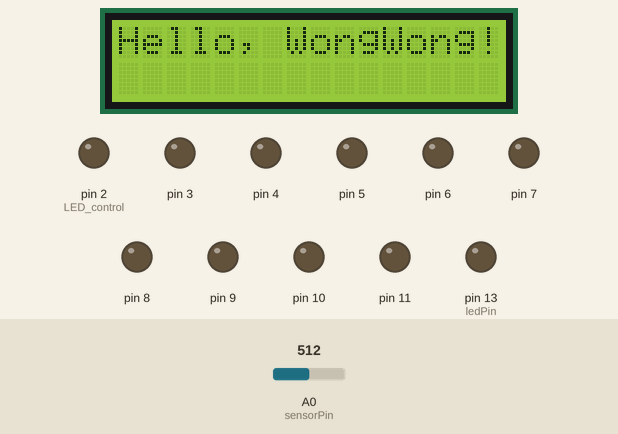
The sketch below on a simulated Arduino Uno, built with avr-gcc and run on an emulated ATmega328P. Shown: 16×2 character LCD, output pins drawn as LEDs (lit = HIGH). Inputs (shaded band) come from the test bench; at power-on: A0 (sensorPin) = 512. What the sketch prints to the serial monitor is not drawn.

Above: at 1.6 s.
At 2.6 s:
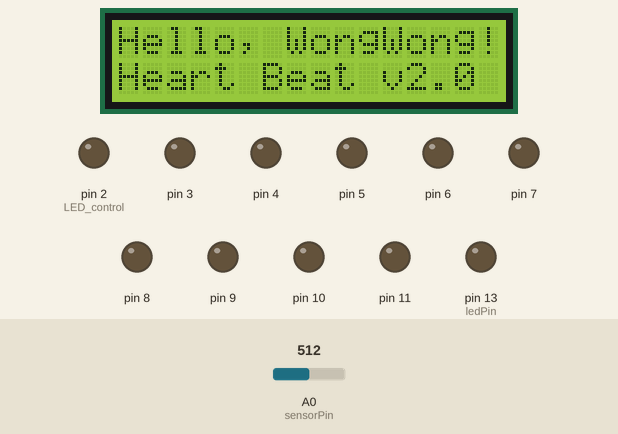
At 4.06 s:
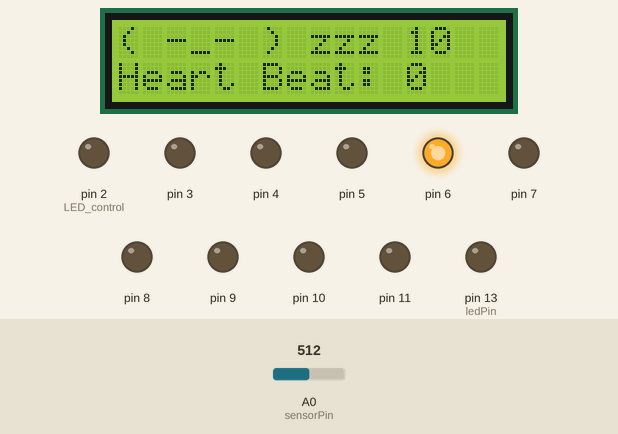
At 5.45 s:
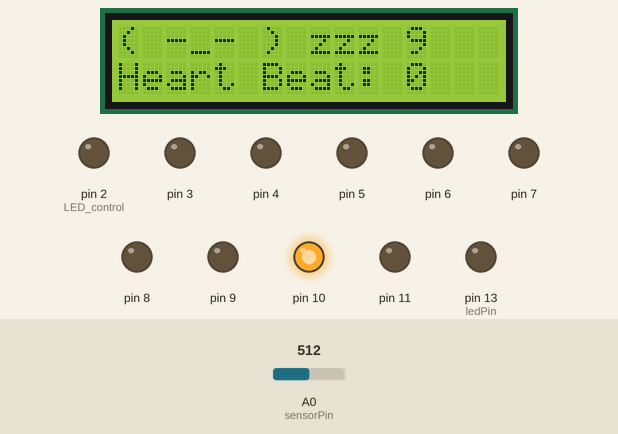
At 8.57 s:
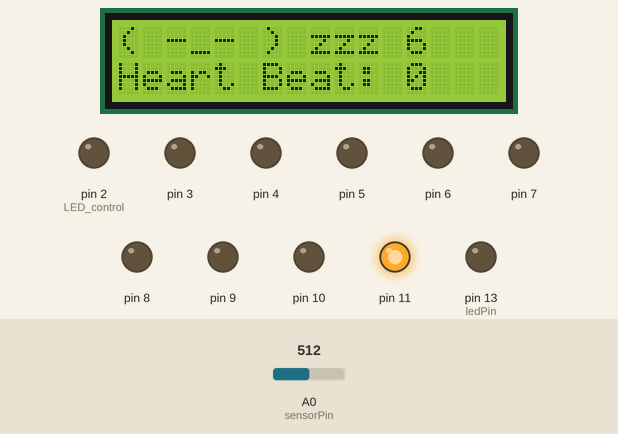
At 14.31 s:
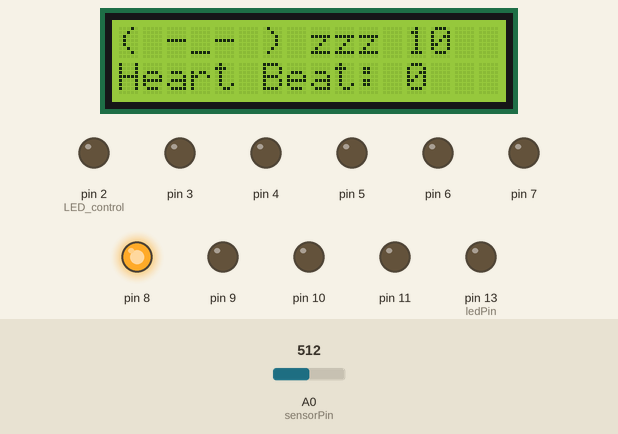
Timing chart, 0 to 40.0 s (numbered marks = the images above):
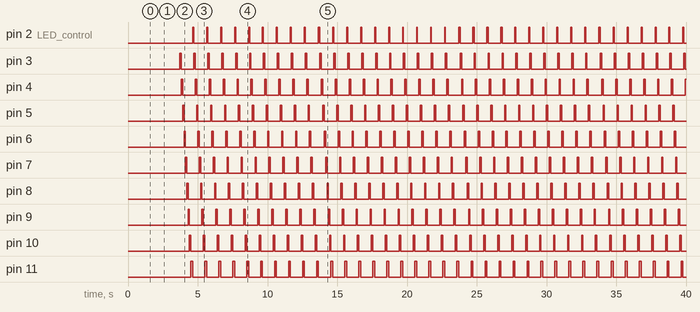

Measured:
- by itself, pin 2 (LED_control): alternates HIGH for 0.08 s and LOW for 0.92 s
- by itself, pin 3–10: alternates HIGH for 0.10 s and LOW for 0.90 s
- by itself, pin 11: alternates HIGH for 0.13 s and LOW for 0.87 s
- what the display in image 0 shows lasts 1.0 s, from 1.6 s to 2.6 s
- what the display in image 1 shows lasts 1.1 s, from 2.6 s to 3.7 s

The sketch:

heartbeat_lcd.ino
```cpp
#include <Wire.h>  // Arduino IDE 內建
// LCD I2C Library，從這裡可以下載：
// https://bitbucket.org/fmalpartida/new-liquidcrystal/downloads
#include <LiquidCrystal_I2C.h>
const int ledPin = 13;
const int sensorPin = A0;
const double alpha = 0.75;              // smoothing參數 可自行調整0~1之間的值
const double beta = 0.5;                // find peak參數 可自行調整0~1之間的值
const int period = 20;                  // sample脈搏的delay period
int old_beat = 0;
int count_down = 10;
int LED_control=2;
int old_LED_control=2;

// Set the pins on the I2C chip used for LCD connections:
//                    addr, en,rw,rs,d4,d5,d6,d7,bl,blpol
LiquidCrystal_I2C lcd(0x27, 2, 1, 0, 4, 5, 6, 7, 3, POSITIVE);  // 設定 LCD I2C 位址

void setup()
{
  for(int i=2;i<=11;i++)
    pinMode(i, OUTPUT);
  pinMode(sensorPin, INPUT);
  pinMode(ledPin, OUTPUT);
  Serial.begin(115200);               // Set the baud rate of the Serial Monitor
  lcd.begin(16, 2);      // 初始化 LCD，一行 16 的字元，共 2 行，預設開啟背光

  // 閃爍三次
  for(int i = 0; i < 3; i++) {
    lcd.backlight(); // 開啟背光
    delay(250);
    lcd.noBacklight(); // 關閉背光
    delay(250);
  }
  lcd.backlight();

  // 輸出初始化文字
  lcd.setCursor(0, 0); // 設定游標位置在第一行行首
  lcd.print("Hello, WongWong!");
  delay(1000);
  lcd.setCursor(0, 1); // 設定游標位置在第二行行首
  lcd.print("Heart Beat v2.0");
  delay(1000);

//  // 告知使用者可以開始手動輸入訊息
//  lcd.clear();
//  lcd.setCursor(0, 0);
//  lcd.print("Use Serial Mon");
//  lcd.setCursor(0, 1);
//  lcd.print("Type to display");

}

void loop()
{
  // 當使用者手動輸入訊息
  if (Serial.available()) {
    // 等待一小段時間，確認資料都接收下來了
    delay(100);
    // 清除舊訊息
    lcd.clear();
    // 讀取新訊息
  }
  senseHeartRate();                   // 測量心跳

}
void lcd_print()
{
  lcd.clear();
  lcd.setCursor(0, 0);
  if (old_beat < 10)
    lcd.print("( -_- ) zzz");
  else if (old_beat < 60)
    lcd.print("( >_< ) !!!");
  else
    lcd.print("( ^_^ )");
  lcd.print(" ");
  lcd.print(count_down);
  lcd.setCursor(0, 1);
  lcd.print("Heart Beat: ");
  lcd.print(old_beat);
}

void senseHeartRate()
{
    int count = 0;                              // 記錄心跳次數
    double oldValue = 0;                        // 記錄上一次sense到的值
    double oldChange = 0;                       // 記錄上一次值的改變
    count_down = 10;
    unsigned long startTime = millis();         // 記錄開始測量時間

    while(millis() - startTime < 10000) {       // sense 10 seconds
        int rawValue = analogRead(sensorPin);   // 讀取心跳sensor的值

        if(((10000-(millis() - startTime))/1000) < count_down)
        {
          lcd_print();
          count_down--;
        }
        //Serial.print(millis() - startTime);
        //Serial.print(" ");
//        lcd.clear();
//        lcd.setCursor(0, 0);
//        lcd.print("( ^_^ ) ");
//        lcd.print((10000-(millis() - startTime))/100);
//        lcd.setCursor(0, 1);
//        lcd.print("heart beat: ");
//        lcd.print(old_beat);
//        if((millis() - startTime < 10000)%10==0)
//        {
//          Serial.print(rawValue);
//          Serial.print(" ");
//        }
        double value = alpha*oldValue + (1-alpha)*rawValue;     //smoothing value

        //find peak
        double change = value-oldValue;         // 計算跟上一次值的改變量
        if (change>beta && oldChange<-beta) {   // heart beat
            count = count + 1;
        }
        LED_control = ((millis() - startTime)/100)%10+2;
        if(LED_control != old_LED_control)
        {
          digitalWrite(old_LED_control, LOW);    // turn the LED off by making the voltage LOW
          digitalWrite(LED_control, HIGH);   // turn the LED on (HIGH is the voltage level)
          old_LED_control = LED_control;
        }

        oldValue = value;
        oldChange = change;
        delay(period);
    }
    old_beat = count;
    lcd_print();

    Serial.print("\nheart beat: ");
    Serial.println(count);
}
```
